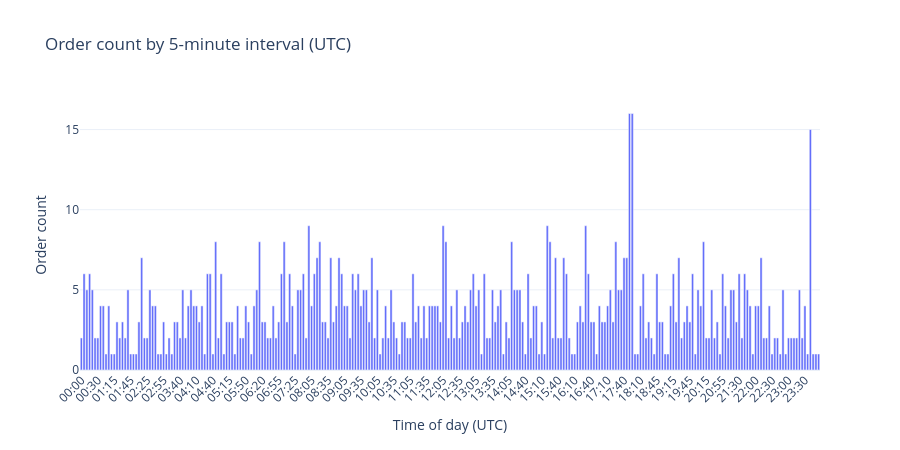

The notebook cell saved with this chart:
### Code cell
local_orders = polybot_all['order_timestamp'].dt.tz_convert('utc')
time_of_day = local_orders.dt.floor('5min').dt.time
order_counts_5min = time_of_day.value_counts().sort_index()
order_counts_5min.index = [t.strftime('%H:%M') for t in order_counts_5min.index]

fig_time = go.Figure()
fig_time.add_trace(go.Bar(
    x=order_counts_5min.index,
    y=order_counts_5min.values,
    name='Orders'
))
fig_time.update_layout(
    title='Order count by 5-minute interval (UTC)',
    xaxis_title='Time of day (UTC)',
    yaxis_title='Order count',
    template='plotly_white', height=450,
    xaxis=dict(tickangle=-45),
)
fig_time.show()

### Figure 1 — Plotly figure (JSON) as saved in the notebook; plotly's stock layout.template omitted (floating-point values rounded to 4 significant figures; data arrays with more than 128 entries replaced by an {"elided": "..."} marker saying what was removed)
{"data": [{"name": "Orders", "type": "bar", "x": {"elided": "270 str values"}, "y": {"elided": "270 int values"}}], "layout": {"height": 450, "title": {"text": "Order count by 5-minute interval (UTC)"}, "xaxis": {"tickangle": -45, "title": {"text": "Time of day (UTC)"}}, "yaxis": {"title": {"text": "Order count"}}}}
